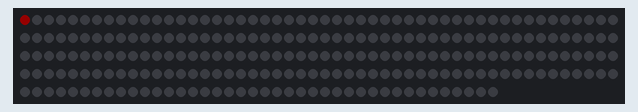
Recording of a sketch running on a simulated Particle Photon. On the bench: 240 RGB LEDs in strip order, left to right, continuing on the next row. Dim RGB values are drawn brighter than linear; random numbers use the default seed unless the sketch sets one.

Above: at 0.15 s.
At 5.09 s:
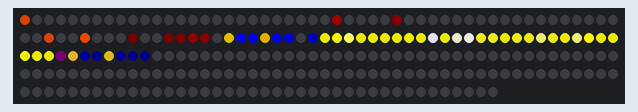
At 9.99 s:
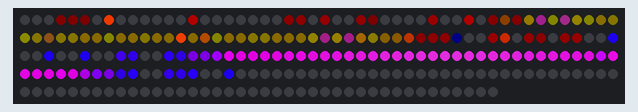
At 19.78 s:
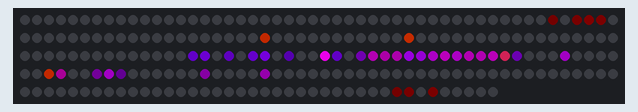
At 29.59 s:
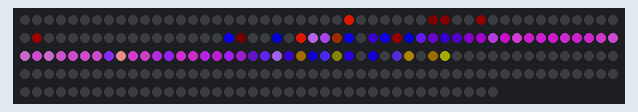
At 39.69 s:
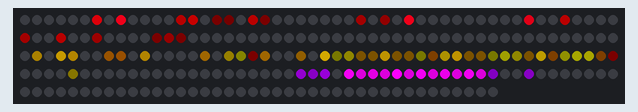

The sketch:

xtree2.ino
```cpp
/*
   xtree2 - new year 2016 edition
   	  - fireworks mode
	  - color palette setting with remote callback
	    	  	  	      (31.12.2015 takku)
					*/


// This #include statement was automatically added by the Particle IDE.
#include "FastLED/FastLED.h"
FASTLED_USING_NAMESPACE;
#define DATA_PIN A5   // FOR BREADBORD STRIP RUNNING WITH APA102C
#define CLOCK_PIN A3  // FOR BREADBORD STRIP RUNNING WITH APA102C
#define NUM_LEDS 240  // Length of led strip 144 for one meter 240 for longer, also different RGB order.
#define MAX_PGM 5
#define MAX_EXPLOSIONS 10

#define FLIGHT_DURATION 2000 // durations for explosions: flight time
#define BLAST_DURATION 200  // explosion time
#define SPARCLE_DURATION 3000 // sparcle time


// -------------------Globals -------------------------

CRGB leds[NUM_LEDS];    // this is the display buffer

CRGBPalette16 currentPalette;  //  currently running color palette
TBlendType    currentBlending; //  currently running blending mode

int currentProgram = 0;         // currently running program (=palette) number


long loopTimer =0;

typedef struct {
    int pos;
    int size;
    long startTime;
    CRGB color;
} explosion_s;

explosion_s explosion[MAX_EXPLOSIONS];


// -------------------Callbacks -------------------------
// Callback: Setting running program number 0..5
// input one integer value ranging 0..5
int setProgram(String command){
    int retval =0;
    int curPgm = command.toInt();

    if ((curPgm >=0) && (curPgm <= MAX_PGM)){ // sanity check input

        if(curPgm != currentProgram){ // show notification on prog change
            for (int j=0;j<NUM_LEDS;j++){
                leds[j] = CHSV(random8(),255,128);
            }
            FastLED.show();
            delay(100);
            for (int i = 0; i < MAX_EXPLOSIONS;i++){
                explosion[i].startTime = 0;
            }
        }

        currentProgram = curPgm;
        switch (currentProgram){
            case 0:
            //off - this is handled in main loop
            break;
            case 1:
            currentPalette = OceanColors_p;
            break;
            case 2:
            currentPalette = CloudColors_p;
            break;
            case 3:
            currentPalette = LavaColors_p;
            break;
            case 4:
            currentPalette = ForestColors_p;
            break;
            case 5:
            currentPalette = PartyColors_p;
            break;
        }
        retval = currentProgram;
    }else{
        retval = -1;
    }
    return retval;
}


// -------------------Setup -------------------------
void setup() {
  Particle.function("setProgram", setProgram);
  FastLED.addLeds<APA102, DATA_PIN, CLOCK_PIN, GBR>(leds, NUM_LEDS);
  fill_solid( &(leds[0]), NUM_LEDS, CRGB::Black);
  FastLED.show();  // just a sanitary clearing of the strip, likely not needed

  currentProgram = 1;
  currentPalette = PartyColors_p;
  currentBlending = LINEARBLEND;
  loopTimer = millis();
}


int shellIndex=0;
// display an explosion at given coordinate
void launch( int pos, int size, int color){
    explosion[shellIndex].pos = pos;
    explosion[shellIndex].size = size;
    explosion[shellIndex].startTime= millis();
    explosion[shellIndex].color = ColorFromPalette( currentPalette, color, 0xff, currentBlending);
    shellIndex++;
    if (shellIndex == MAX_EXPLOSIONS){
        shellIndex = 0;
    }
}


// phases
void flight(int index){
    int flightAge = millis()-explosion[index].startTime;
    int flightPos = (float)flightAge/(float)FLIGHT_DURATION * explosion[index].pos;
    leds[flightPos] += CRGB(0x02,0,0);
}

// phases
void blast(int index){
    int blastAge = millis()-explosion[index].startTime-FLIGHT_DURATION;
    int blastSize = (float)blastAge/(float)BLAST_DURATION * (float) explosion[index].size;
    for (int i=0;i<blastSize*2;i++){
        int blastPoint = explosion[index].pos-blastSize+i;
        if ((blastPoint >= 0) && (blastPoint < NUM_LEDS)){
            leds[blastPoint] += explosion[index].color;
        }
    }
}

// phases
void sparcle(int index){
    int sparcleAge = millis()-explosion[index].startTime-FLIGHT_DURATION-BLAST_DURATION;
    int sparcleTTL = SPARCLE_DURATION - sparcleAge;
    int sparcleProb = (float) sparcleTTL / (float) SPARCLE_DURATION * 100;

    if (random8(0, 101-sparcleProb) == 0){
        int sparcleSize = (float)sparcleAge/(float)SPARCLE_DURATION * (float)explosion[index].size + (float)explosion[index].size;
        int sparclePix = random8(sparcleSize);
        int sparclePoint = explosion[index].pos-sparcleSize/2-sparclePix-sparcleAge/50;
        if ((sparclePoint >= 0) && (sparclePoint < NUM_LEDS)){
            leds[sparclePoint] += explosion[index].color;
        }
        sparclePoint = explosion[index].pos+sparcleSize/2+sparclePix-sparcleAge/50;
        if ((sparclePoint >= 0) && (sparclePoint < NUM_LEDS)){
            leds[sparclePoint] += explosion[index].color;
        }
    }
}


// process the explosions
// over time a single explosion goes through states
// flight -> blast -> sparcle
void runner(){
    for (int i=0;i<MAX_EXPLOSIONS;i++){
        int shellEvent = millis() - explosion[i].startTime;
        if (shellEvent < FLIGHT_DURATION){
            flight(i);
        } else if (shellEvent < FLIGHT_DURATION+BLAST_DURATION){
            blast(i);
        } else if (shellEvent < FLIGHT_DURATION+BLAST_DURATION+SPARCLE_DURATION){
            sparcle(i);
        }
    }
}


// -------------------Loop -------------------------
int i=0;  //simple loop counter
void loop(){
  if(currentProgram != 0){ //only run if current program is not off
        if(i++ % 200 == 0){  // just light led on every nth cycle
            launch(random8(50,NUM_LEDS),random8(5,30),random8());
        }
  }
  runner(); // handle all launched fireworks
  if (millis() > loopTimer+2){  // we  dim framebuffer when 2ms has passed
      for (int j=0;j<NUM_LEDS;j++){
        leds[j].nscale8(250);  // dim down whole strip for nice fade effect
        loopTimer=millis();
    }
  }
  FastLED.show();
//  delay(50);  // sets the loop duration to roughly 50ms -> 20 frame updates per second

}
```
